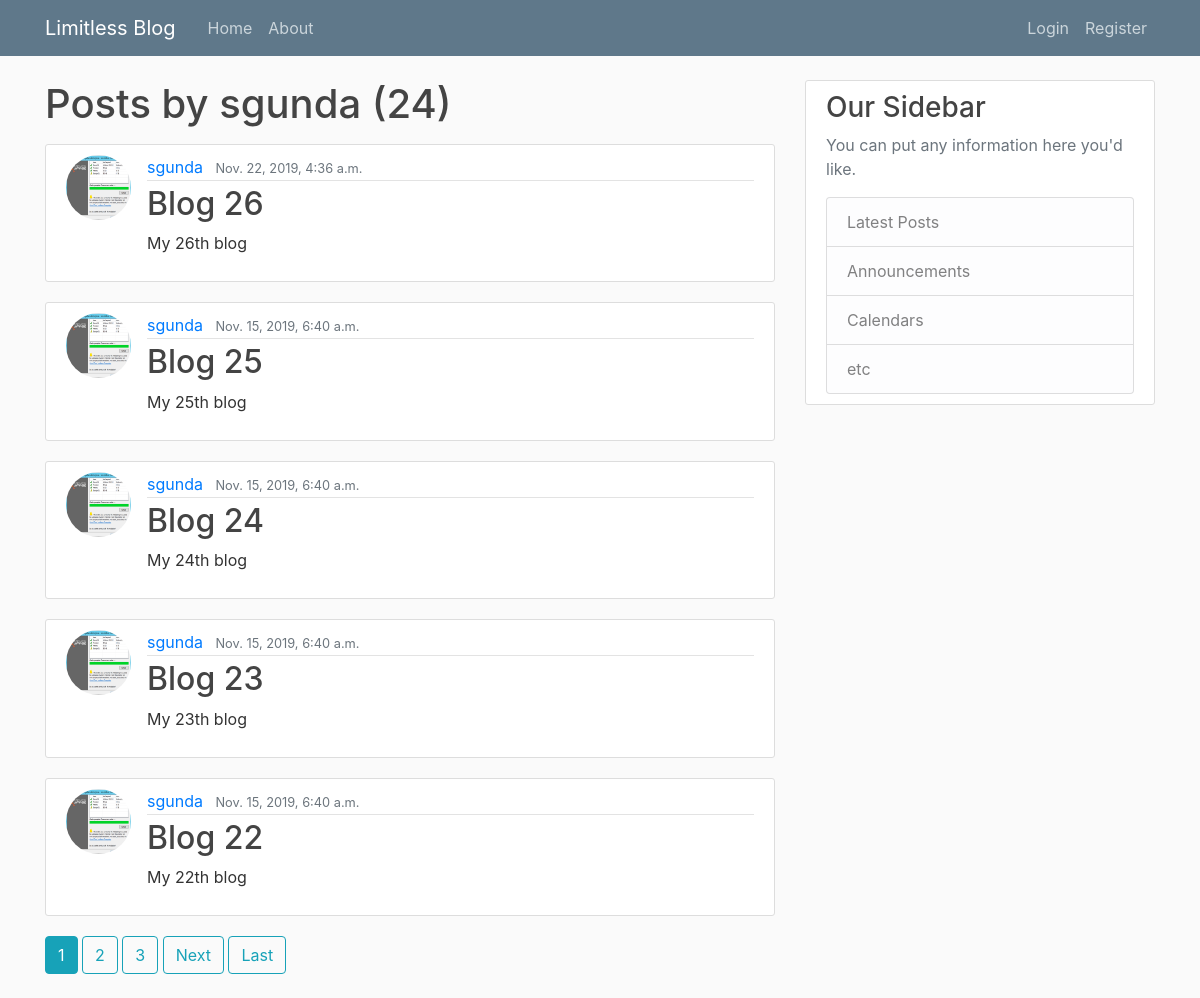
The page /user/sgunda on the database as committed earlier.
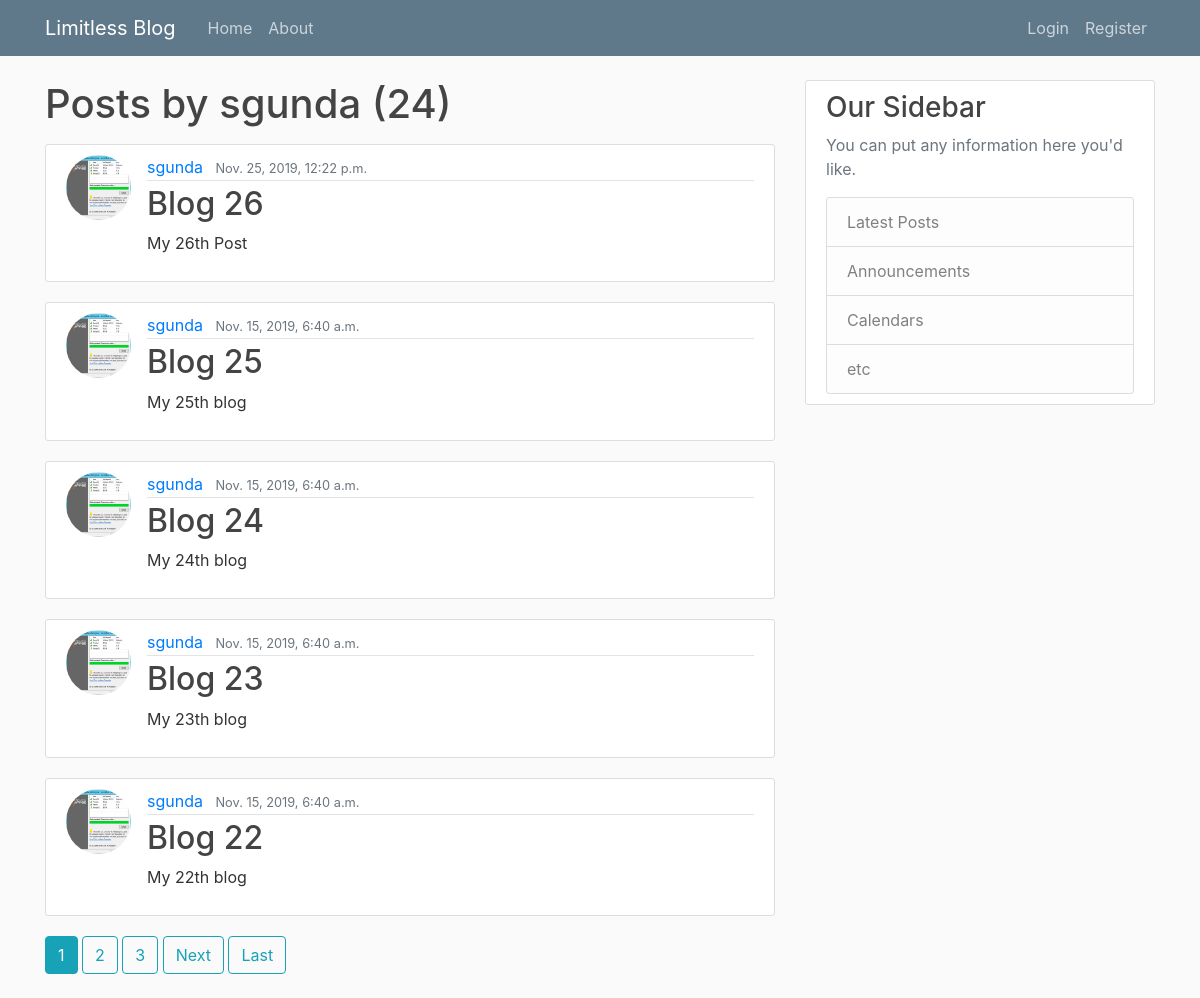
The same page on the database as committed later.
### blog/models.py (models this page shows, shortened)
class Post(models.Model):
    title = models.CharField(max_length=100)
    content = models.TextField()
    date_posted = models.DateTimeField(default=timezone.now)
    author = models.ForeignKey(User, on_delete=models.CASCADE)

### users/models.py (models this page shows, shortened)
class Profile(models.Model):
    user = models.OneToOneField(User, on_delete=models.CASCADE)
    image = models.ImageField(default='default.jpg', upload_to='profile_pics')

### blog/views.py (the view)
# urls.py: path('user/<str:username>', UserPostListView.as_view(), name='user-posts'),
class UserPostListView(ListView):
    model = Post
    template_name = 'blog/user_posts.html'
    context_object_name = 'posts'
    paginate_by = 5
    def get_queryset(self):
        user = get_object_or_404(User, username=self.kwargs.get('username'))
        return Post.objects.filter(author=user).order_by('-date_posted')

### blog/templates/blog/user_posts.html (shortened to what this page needs)
{% extends "blog/base.html" %}
{% block content %}
    <h1 class="mb-3">Posts by {{ view.kwargs.username }} ({{ page_obj.paginator.count }})</h1>
    {% for post in posts %}
        <article class="media content-section">
          <img class="rounded-circle article-img" src="{{ post.author.profile.image.url }}">
          <div class="media-body">
            <div class="article-metadata">
              <a class="mr-2" href="{% url 'user-posts' post.author.username %}">{{ post.author }}</a>
              <small class="text-muted">{{ post.date_posted }}</small>
            </div>
            <h2><a class="article-title" href="{%url 'post-detail' post.id%}">{{ post.title }}</a></h2>
            <p class="article-content">{{ post.content }}</p>
          </div>
        </article>
    {% endfor %}
    {% if is_paginated %}
        {% for num in page_obj.paginator.page_range %}
            {% if page_obj.number == num %}
                <a class="btn btn-info mb-4" href="?page={{ num }}">{{ num }}</a>
            {% elif num > page_obj.number|add:'-3' and num < page_obj.number|add:'3' %}
                <a class="btn btn-outline-info mb-4" href="?page={{ num }}">{{ num }}</a>
            {% endif %}
        {% endfor %}
        {% if page_obj.has_next %}
            <a class="btn btn-outline-info mb-4" href="?page={{ page_obj.next_page_number }}">Next</a>
            <a class="btn btn-outline-info mb-4" href="?page={{ page_obj.paginator.num_pages }}">Last</a>
        {% endif %}
    {% endif %}
{% endblock content %}

Rows that differ between the two databases and show on the page:
removed Post: author.profile.image (picture), author "sgunda", date_posted "Nov. 22, 2019, 4:36 a.m.", title "Blog 26", content "My 26th blog"
added Post: author.profile.image (picture), author "sgunda", date_posted "Nov. 25, 2019, 12:22 p.m.", title "Blog 26", content "My 26th Post"
